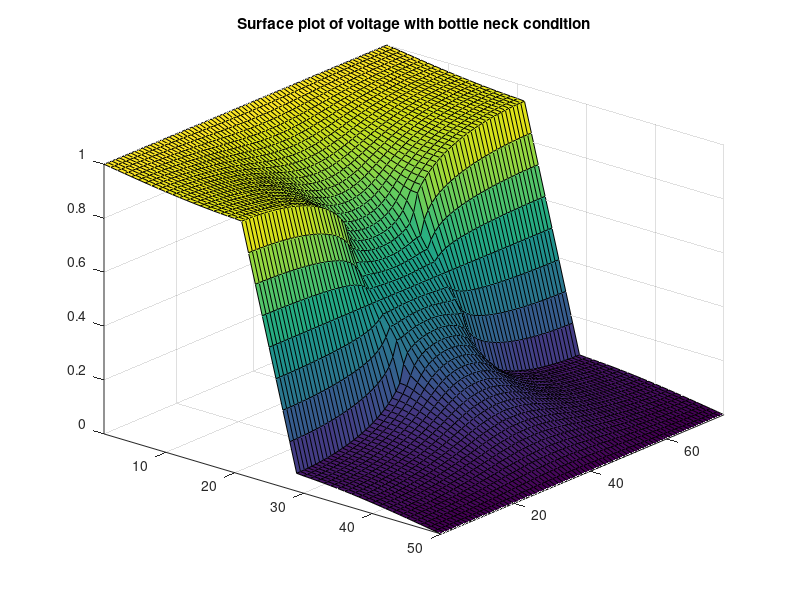
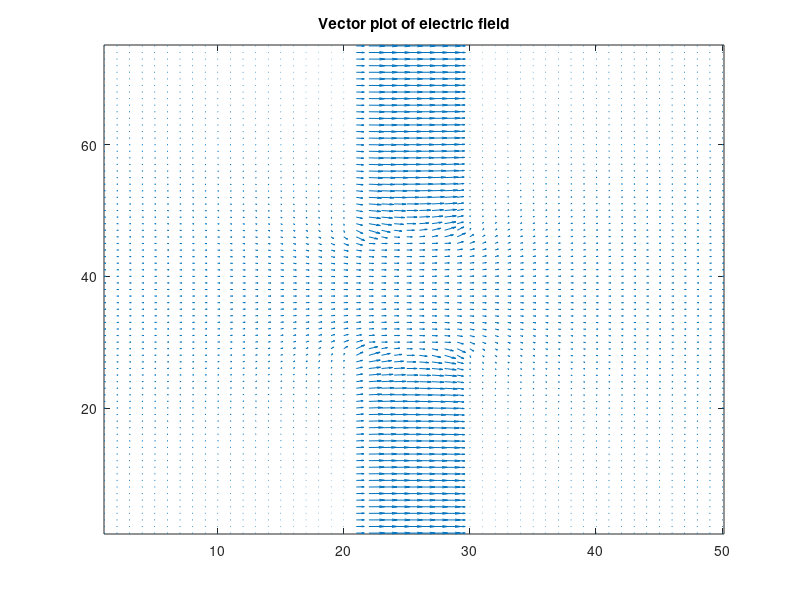

Write the MATLAB code that produced these figures, in order.
%% Part 2
% In part 2,by calculating the potential with the bottle-neck and making a
% vector plot for the electric field, we are familiarizing ourselves with
% assignment 2 again to check if everything we have done is working as
% intended for the full implementation in the last part of the assignment.

% Reset Everything
close all
clear

% Setting variables
nx = 50;                % Length of the region
ny = nx*3/2;            % Width of the region, 3/2 of length
G = sparse(nx*ny);      % Initialize a G matrix
D = zeros(1, nx*ny);    % Initialize a matrix for G matrix operation
S = zeros(ny, nx);      % Initialize a matrix for sigma
sigma1 = .01;           % Setting up parameter of sigma in different region
sigma2 = 1;
box = [nx*2/5 nx*3/5 ny*2/5 ny*3/5]; % Setting up the bottle neck

% Sigma matrix setup
sigma = zeros(nx, ny);
for i = 1:nx
    for j = 1:ny
        if i > box(1) && i < box(2) && (j < box(3)||j > box(4))
            sigma(i, j) = sigma1;
        else
            sigma(i, j) = sigma2;
        end
    end
end

% Implement the G matrix with the bottle neck condition in the region
for i = 1:nx
    for j = 1:ny
        
        n = j + (i-1)*ny;
        nip = j + (i+1-1)*ny;
        nim = j + (i-1-1)*ny;
        njp = j + 1 + (i-1)*ny;
        njm = j - 1 + (i-1)*ny;
        
        if i == 1
            G(n, :) = 0;
            G(n, n) = 1;
            D(n) = 1;
        elseif i == nx
            G(n, :) = 0;
            G(n, n) = 1;
            D(n) = 0;
        elseif j == 1
            G(n, nip) = (sigma(i+1, j) + sigma(i,j))/2;
            G(n, nim) = (sigma(i-1, j) + sigma(i,j))/2;
            G(n, njp) = (sigma(i, j+1) + sigma(i,j))/2;            
            G(n, n) = -(G(n,nip)+G(n,nim)+G(n,njp));
        elseif j == ny
            G(n, nip) = (sigma(i+1, j) + sigma(i,j))/2;
            G(n, nim) = (sigma(i-1, j) + sigma(i,j))/2;
            G(n, njm) = (sigma(i, j-1) + sigma(i,j))/2;
            G(n, n) = -(G(n,nip)+G(n,nim)+G(n,njm));
        else
            G(n, nip) = (sigma(i+1, j) + sigma(i,j))/2;
            G(n, nim) = (sigma(i-1, j) + sigma(i,j))/2;
            G(n, njp) = (sigma(i, j+1) + sigma(i,j))/2;
            G(n, njm) = (sigma(i, j-1) + sigma(i,j))/2;
            G(n, n) = -(G(n,nip)+G(n,nim)+G(n,njp)+G(n,njm));
        end
    end
end

% Calculating the voltage
V = G\D';

% Inverting the G matrix
X = zeros(ny, nx, 1);
for i = 1:nx
    for j = 1:ny
        n = j + (i-1)*ny;
        X(j,i) = V(n);
    end
end

% Creating a surface plot for voltage
figure(1)
surf(X)
axis tight
view([40 30]);
title("Surface plot of voltage with bottle neck condition")

% Calculating the electric field from voltage
[Ex, Ey] = gradient(X);

% Vector plot of electric field
figure(2)
quiver(-Ex, -Ey);
axis tight
title("Vector plot of electric field")